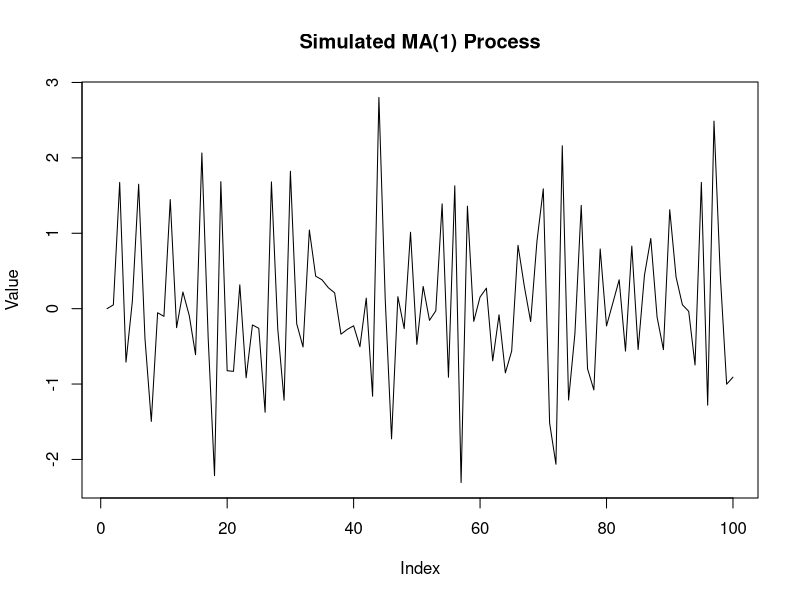
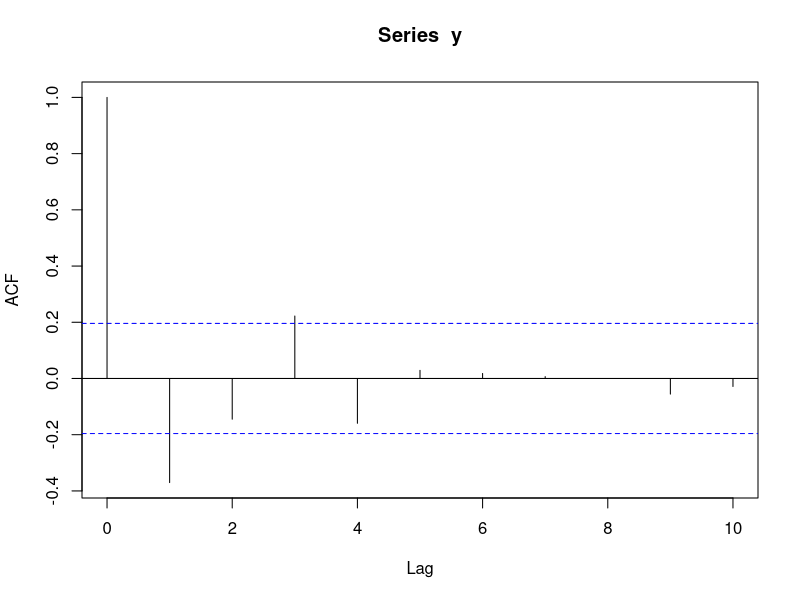
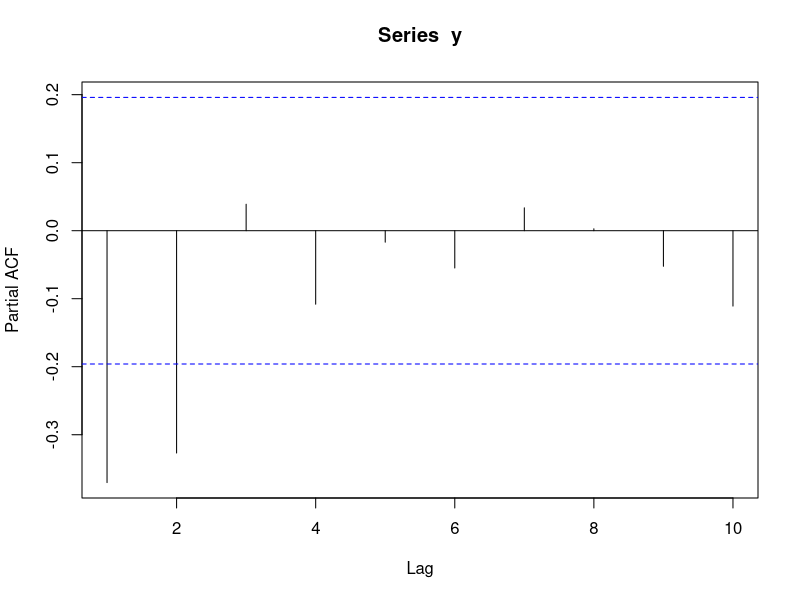
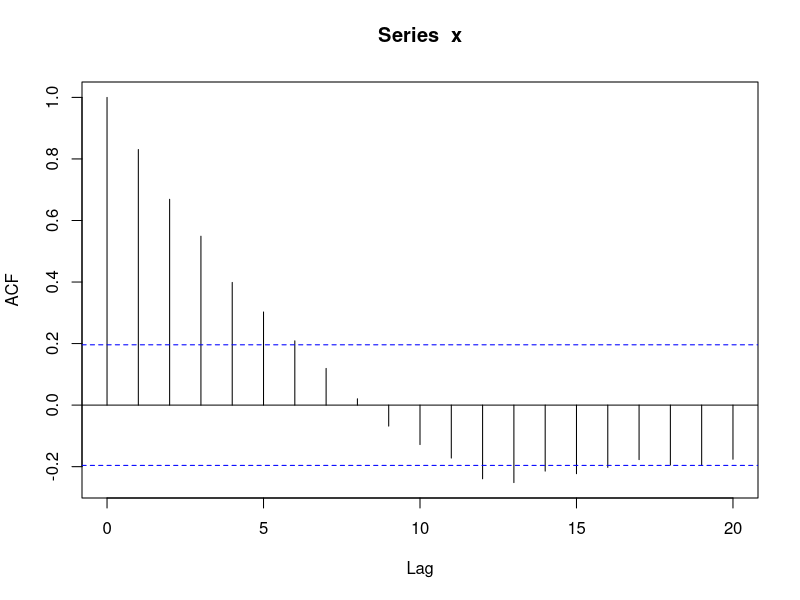
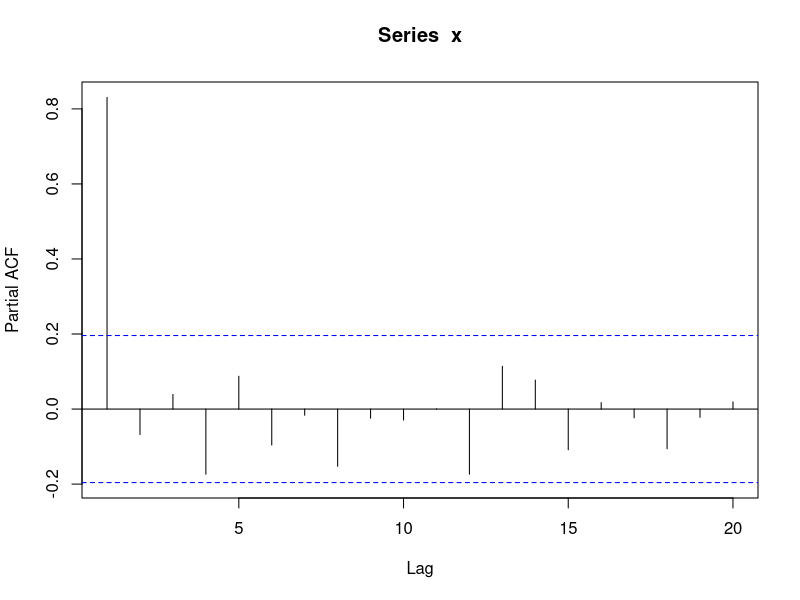

These figures' R source, in order:
set.seed(123)
library(stats)
# Simulate MA(1) process
n <- 100  # Number of observations
phi <- -0.5  # MA parameter
epsilon <- rnorm(n)  # White noise
y <- numeric(n)
for (i in 2:n) {
  y[i] <- phi * epsilon[i - 1] + epsilon[i]
}
# Adjust plot device size
options(repr.plot.width=10, repr.plot.height=10) # Adjust width and height as needed
plot(y, type = 'l', main = "Simulated MA(1) Process", ylab = "Value")

acf(y,lag.max = 10)
pacf(y,lag.max = 10)

#the MA(1) has an acf that is significant for only lag 1,
#while the pacf declines geometrically, and is significant until lag 7. The acf
#at lag 1 and all of the pacfs are negative as a result of the negative
#coefficient in the MA generating process.
#since the second coefficient on the lagged error term in the MA is
#negative, the acf and pacf alternate between positive and negative.

#simulate AR(1)
x <- numeric(n)
x[1]<-0
for (i in 2:n) {
  x[i] <- 0.9 * x[i - 1] + epsilon[i]
}
acf(x)
pacf(x)
#For the autoregressive model of order 1 with a fairly high coefficient –
#i.e., relatively close to 1 – the autocorrelation function would be expected
#to die away relatively slowly